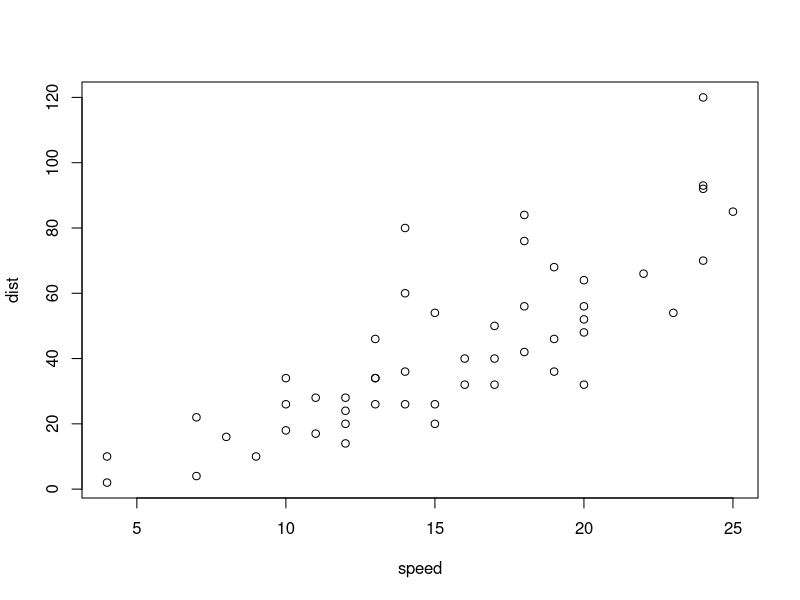
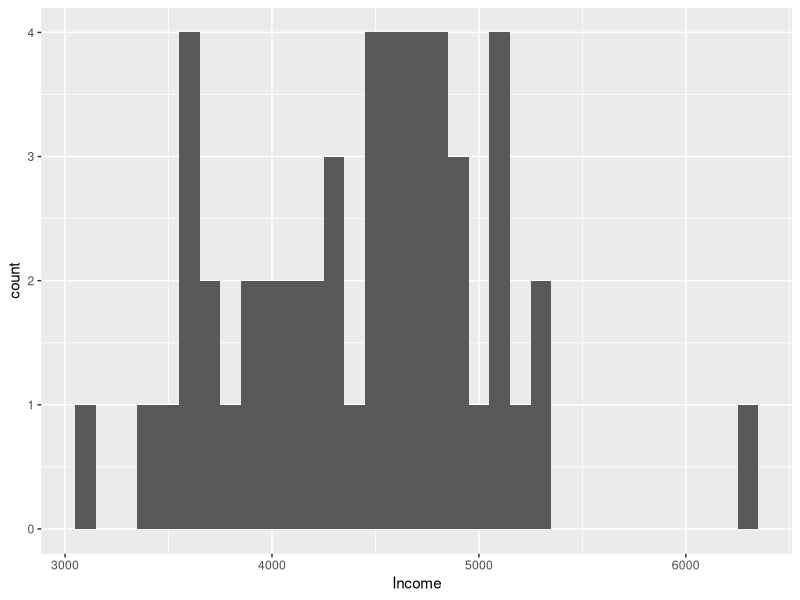
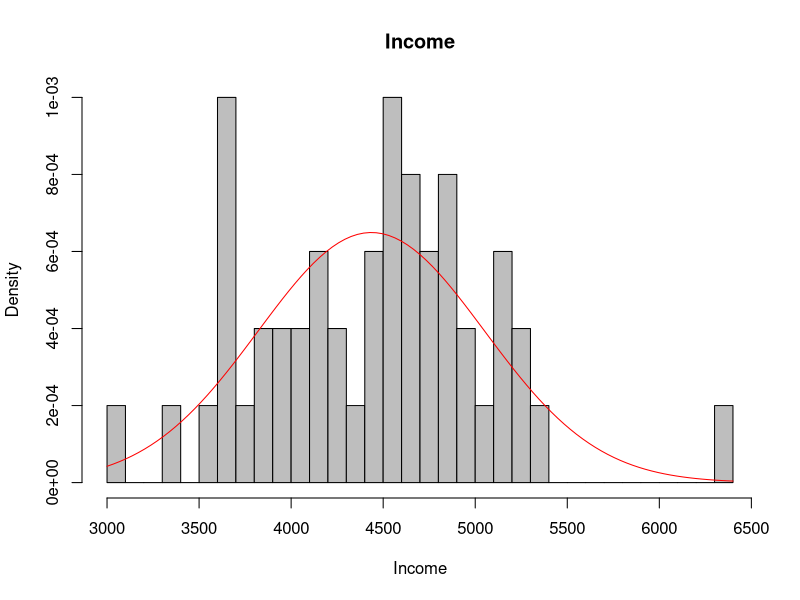
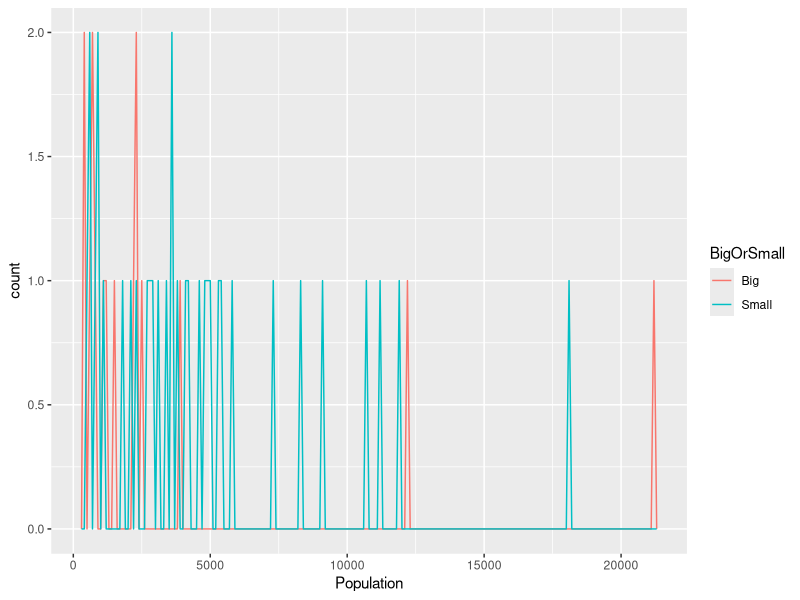
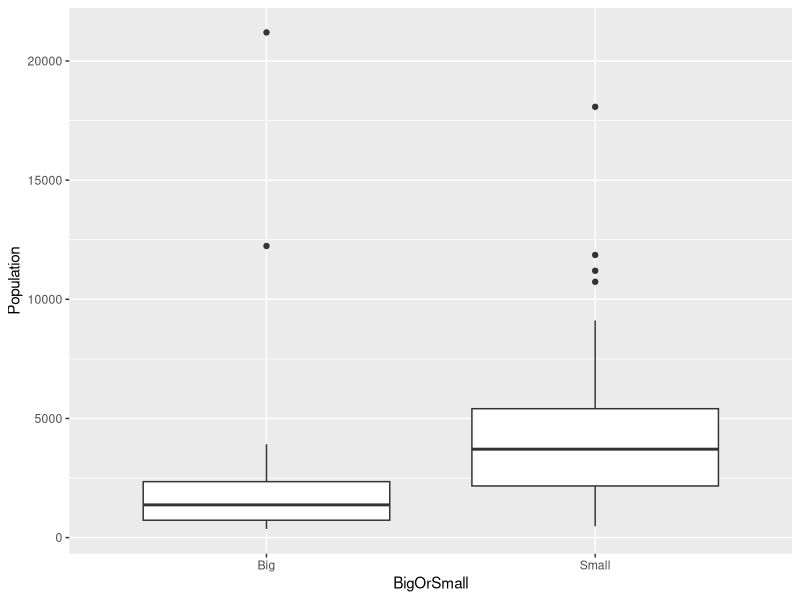
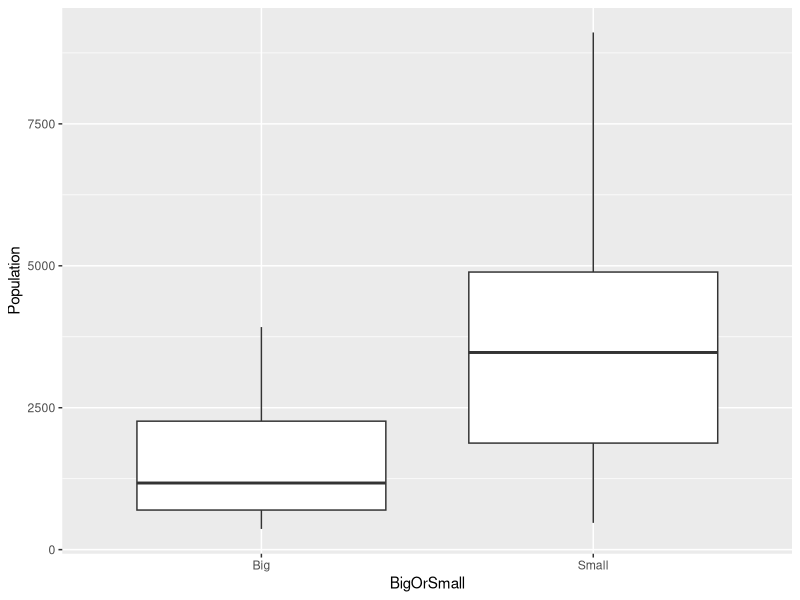
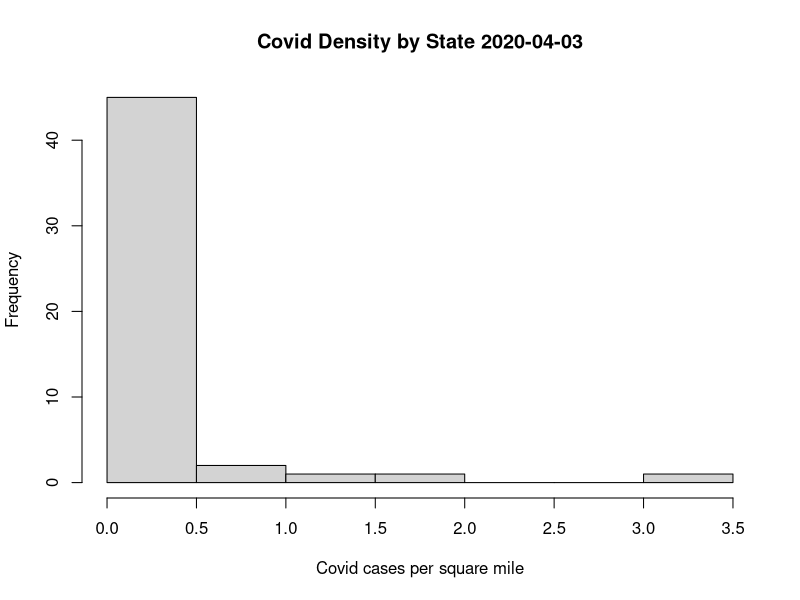
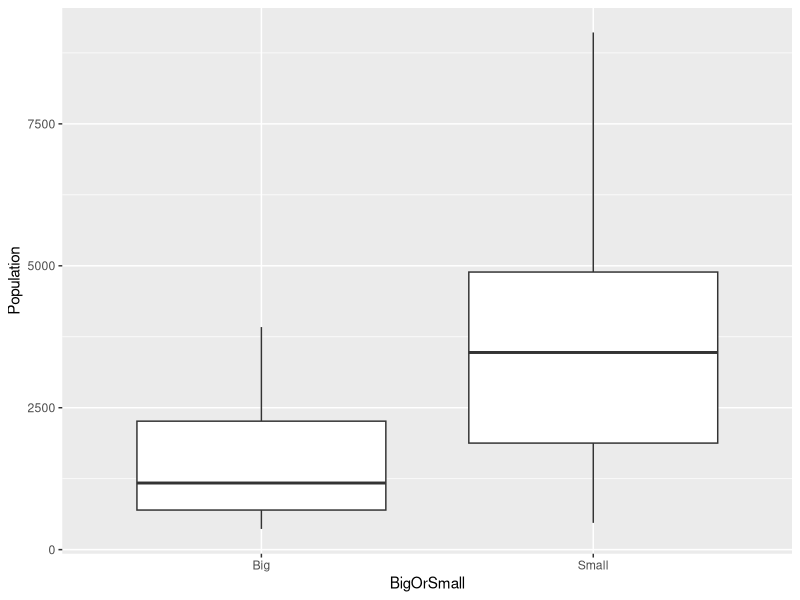

Source code (R) for these figures, in order:
## ---- chunk 1
plot(cars)
## ---- chunk 2
#Loading packages we need today
library(tidyverse)
library(ggplot2)
library(psych)
#If you don't already have these packages, please install first
if (FALSE) {
  install.packages("tidyverse")
  install.packages("ggplot2")
  install.packages("psych")
}
#Open dataset
d<-as.data.frame(state.x77)
#What does each variable measure?
?state.x77
## ---- chunk 3
# REVIEW for mutate(): Make a new variable by combining two other variables, or transforming a single variable
#Population density = Population/Area
WithDen<-as.data.frame(d%>% mutate(Density = Population/Area))
#OR
d$Density<-d$Population/d$Area
## ---- chunk 4
#Add Comments
## Covid Cases by State, 2020-04-03.  CDC website.
covid.x2020 <- read.csv("covidCases.csv", header=FALSE)

stat.covid <- data.frame(state.x77,Covid=covid.x2020[[2]], region=state.region)

## ---- chunk 5
# Calculate summary statistics (e.g., Mean, Median, SD, Skewness & Kurtosis statistics) for a variable
mean(d$Income)
median(d$Income)
sd(d$Income)
skew(d$Income)
kurtosi(d$Income)
describe(d$Income)
## ---- chunk 6
describe(stat.covid$Covid)
stat.covid %>% mutate(CovidDensity = Covid/Area) -> covid1
png("covidCases.png")
hist(covid1$CovidDensity, main="Covid Density by State 2020-04-03",xlab="Covid cases per square mile" )
dev.off()
## ---- chunk 7
## Calculate summary statistics separately for groups of cases
Wealthy <- d %>% 
  filter(Income > 4435.8)
NotWealthy <- d %>% 
  filter(Income < 4435.8)
describe(NotWealthy)
## ---- chunk 8
# Make a histogram, adjust the number of bins, and add a normal curve
ggplot(data = d) +
  geom_histogram(mapping = aes(x = Income), binwidth = 100) 

#OR

hist(d$Income,breaks = 30,main = "Income", freq=FALSE, col="gray", xlab="Income")#freq = false because we want to graph probablity densities here instead of representation of frequencies
# add a normal distribution line in histogram
curve(dnorm(x, mean=mean(d$Income), sd=sd(d$Income)), add=TRUE, col="red")
## ---- chunk 9
# Panel histograms by rows according to a grouping variable - Income in geographically bigger vs smaller state
  #Creating a group variable based on area
mean(d$Area)
d$BigOrSmall<-ifelse(d$Area>=70735.08,"Big","Small")
  #Histogram of population based on geographically big vs small state
ggplot(data = d, mapping = aes(x = Population)) + 
  geom_freqpoly(mapping = aes(colour = BigOrSmall), binwidth = 100)
## ---- chunk 10
#Make boxplots to compare groups of variables - population in geographically bigger or smaller states
ggplot(data = d, mapping = aes(x = BigOrSmall, y = Population)) +
  geom_boxplot()
## ---- chunk 11
#Remove outliers or groups
NoOutliers<-d
NoOutliers$Population[NoOutliers$Population > 10000] <-NA
#Checking the boxplots again
ggplot(data = NoOutliers, mapping = aes(x = BigOrSmall, y = Population)) +
  geom_boxplot()
## ---- chunk 12
# Save your output to a picture file.
#jpeg file
jpeg("boxplot.jpg", width = 350, height = 350) 
ggplot(data = NoOutliers, mapping = aes(x = BigOrSmall, y = Population)) +
  geom_boxplot()
dev.off()
#OR if you would like a PDF export
pdf("boxplot.pdf") 
ggplot(data = NoOutliers, mapping = aes(x = BigOrSmall, y = Population)) +
  geom_boxplot()
dev.off()
#Where did I save this image to?
getwd()
